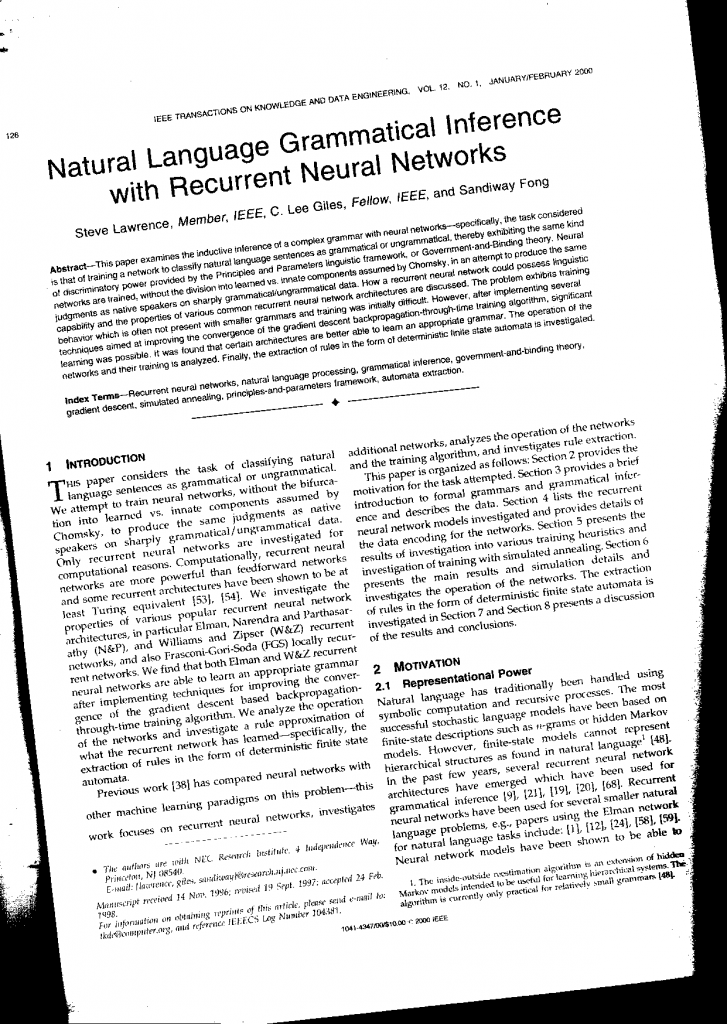
#> input picture Trabalho03/input/sample2.png, 727 x 1024 px, found by its file name
$ jupyter execute --allow-errors projecao_horizontal.ipynb
#> lines starting #> are read from the running program, lines starting #| are printed output that depends on the picture; after the words box and inside, x2 and y2 are one past the last pixel; in counts of white or black regions, pixels touching at a corner belong together
[cell 1]
import cv2
import numpy as np
from google.colab.patches import cv2_imshow
import math

[cell 2]
img = cv2.imread('partitura.png', cv2.IMREAD_GRAYSCALE)
#> (the rest of this cell did not finish here and is left out)

#> (a cell that did not finish here is left out)

#> (a cell that did not finish here is left out)

## PARTE 2

[cell 5]
def fundo_branco(h, w, image):
    size = math.ceil(max(h, w) * math.sqrt(2)) # usando pensando no valor maximo que a diagonal maior pode ter
    new_image = np.zeros((size, size,), dtype=np.uint8)
    x_offset = (size - w) //2
    y_offset = (size - h) //2
    new_image[y_offset:y_offset+h, x_offset:x_offset + w] = image
    return new_image

def calcular_bins():
    d = np.sqrt(w**2+h**2)
    n = math.ceil(2 * d / delta)
    return n
img = cv2.imread('sample2.png', cv2.IMREAD_GRAYSCALE)
#> img is the input picture: shape (1024, 727); min 0, max 255, mean 218.9
# Usado canny ao inves de sobel porque sobel tinha bordas muito grossas o que ocasionava em um maior
# tempo de execução já que haveria muito mais pontos em preto
new_img = cv2.Canny(img, 100, 200)
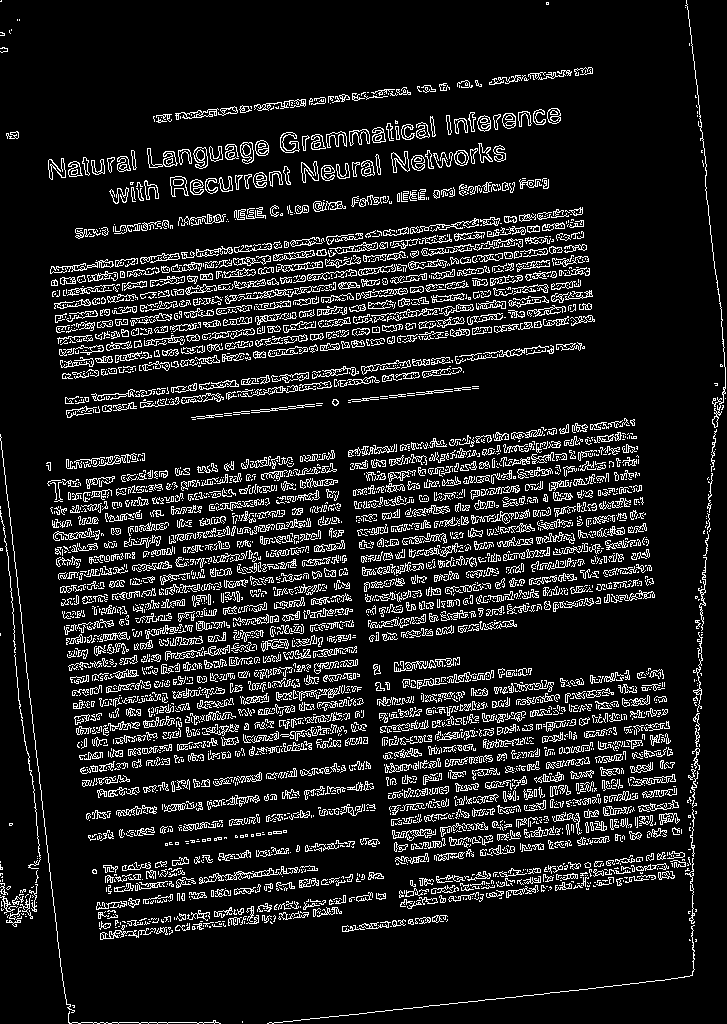
#> new_img: shape (1024, 727); 11.7% white in thin lines or dots
new_img = fundo_branco(img.shape[0], img.shape[1], new_img)
#> in fundo_branco, `new_image[y_offset:y_offset+h, x_offset:x_offset + w] = image`:
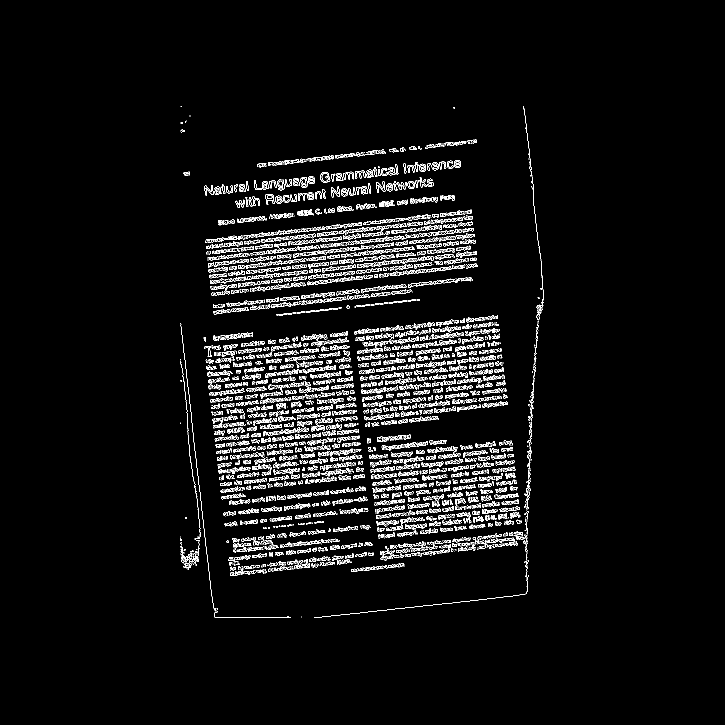
#> new_image: shape (1449, 1449) (shown at 1/2 size); 4.1% white in thin lines or dots, all inside (x1, y1, x2, y2) = (361, 212, 1087, 1236)
# new_img = cv2.bitwise_not(new_img).astype(float)

cv2_imshow(new_img)

h, w = new_img.shape
#> h = 1449; w = 1449
maior_valor = -1
melhor_theta = 0
delta = 3
n_bins = calcular_bins()
#> n_bins = 1367
offset = n_bins // 2
#> offset = 683
acumulador = [[0 for _ in range(n_bins)] for theta in range(181)]
seno = {theta:math.sin(math.radians(theta)) for theta in range(0, 181)}
cosseno = {theta:math.cos(math.radians(theta)) for theta in range(0, 181)}


def transformada_hough(x, y, theta):
    return round(x * cosseno[theta] + y * seno[theta],2)

for i in range(h):
    for j in range(w):
        if (new_img[i][j] == 0):
            continue
        for theta in range(0, 181):
            rho = int(transformada_hough(j , i, theta))
            idx_rho = offset + rho//delta
            acumulador[theta][idx_rho] += 1
for idx_theta, theta in enumerate(acumulador):
    for valor in theta:
        if (valor > maior_valor):
            melhor_theta = idx_theta
            maior_valor = valor
print(melhor_theta-90)

center = (w//2, h//2)
matriz = cv2.getRotationMatrix2D(center, melhor_theta-90, 1)
rotate_img = cv2.warpAffine(new_img, matriz, (w, h), borderMode=cv2.BORDER_REPLICATE)
cv2_imshow(rotate_img)
